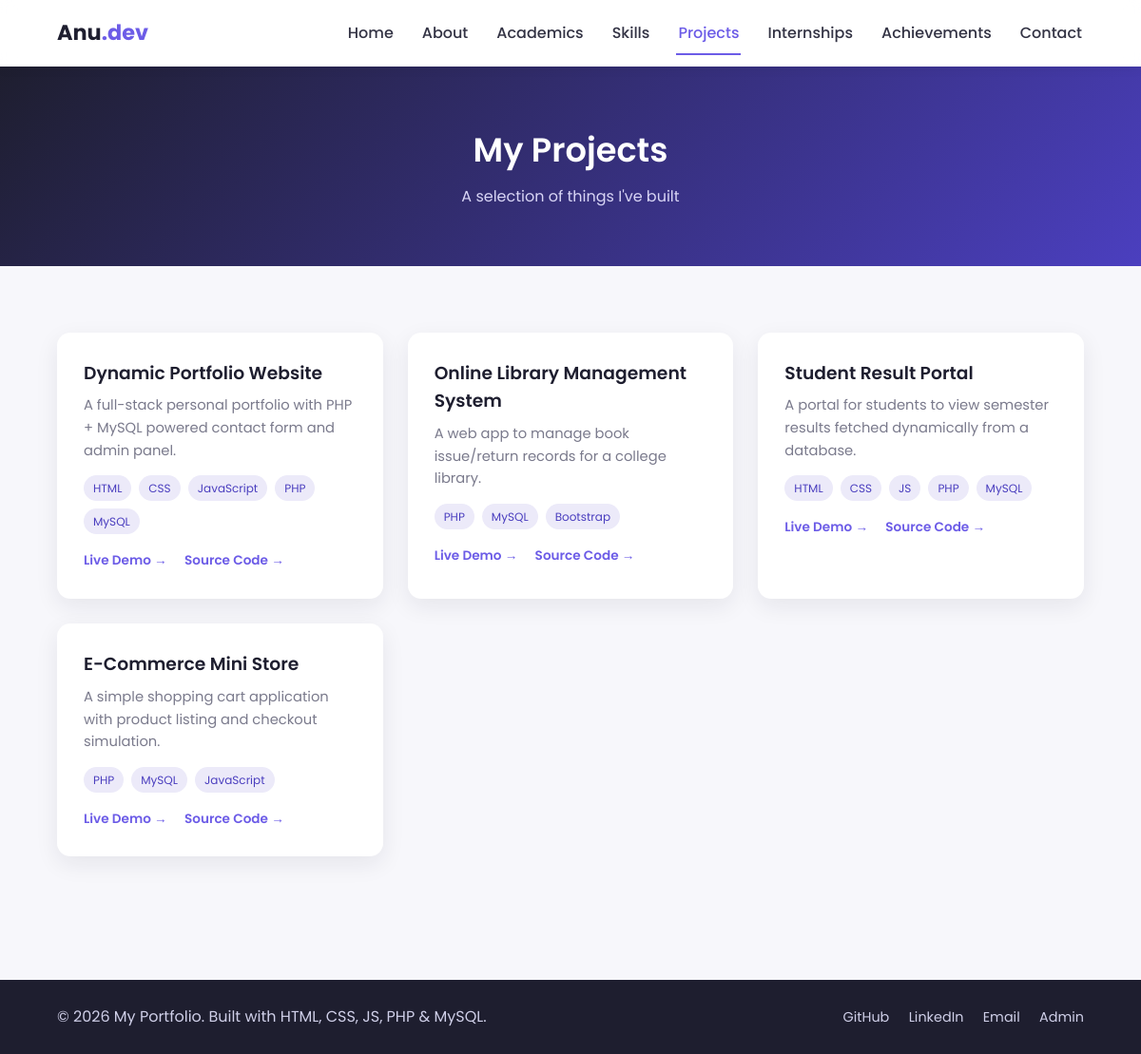
The app's page /projects.php with its own data.
### tables this page shows
CREATE TABLE IF NOT EXISTS projects (
    id INT AUTO_INCREMENT PRIMARY KEY,
    title VARCHAR(150) NOT NULL,
    description TEXT NOT NULL,
    tech_stack VARCHAR(200) NOT NULL,
    project_link VARCHAR(255),
    github_link VARCHAR(255),
    display_order INT DEFAULT 0
);

### projects.php (the view, shortened to what this page needs)
<?php
include "includes/header.php";
$projects = [];
try {
    include "includes/db.php";
    $stmt = $pdo->query("SELECT * FROM projects ORDER BY display_order ASC");
    $projects = $stmt->fetchAll();
} catch (Throwable $e) {
    $dbError = true;
    $projects = [
        ['title' => 'Dynamic Portfolio Website', 'description' => 'A full-stack personal portfolio with PHP + MySQL powered contact form and admin panel.', 'tech_stack' => 'HTML, CSS, JavaScript, PHP, MySQL', 'project_link' => '#', 'github_link' => '#'],
        ['title' => 'Online Library Management System', 'description' => 'A web app to manage book issue/return records for a college library.', 'tech_stack' => 'PHP, MySQL, Bootstrap', 'project_link' => '#', 'github_link' => '#'],
        ['title' => 'Student Result Portal', 'description' => 'A portal for students to view semester results fetched dynamically from a database.', 'tech_stack' => 'HTML, CSS, JS, PHP, MySQL', 'project_link' => '#', 'github_link' => '#'],
        ['title' => 'E-Commerce Mini Store', 'description' => 'A simple shopping cart application with product listing and checkout simulation.', 'tech_stack' => 'PHP, MySQL, JavaScript', 'project_link' => '#', 'github_link' => '#'],
    ];
}
?>
<section class="page-banner">
    <div class="container">
        <h1>My Projects</h1>
        <p>A selection of things I've built</p>
    </div>
</section>
<section class="section">
    <div class="container">
        <div class="grid grid-2">
            <?php foreach ($projects as $p): ?>
                <div class="card project-card">
                    <h3><?php echo htmlspecialchars($p['title']); ?></h3>
                    <p class="desc"><?php echo htmlspecialchars($p['description']); ?></p>
                    <div class="tech">
                        <?php foreach (explode(",", $p['tech_stack']) as $t): ?>
                            <span><?php echo htmlspecialchars(trim($t)); ?></span>
                        <?php endforeach; ?>
                    </div>
                    <div class="links">
                        <a href="<?php echo htmlspecialchars($p['project_link'] ?: '#'); ?>">Live Demo &rarr;</a>
                        <a href="<?php echo htmlspecialchars($p['github_link'] ?: '#'); ?>">Source Code &rarr;</a>
                    </div>
                </div>
            <?php endforeach; ?>
        </div>
    </div>
</section>
<?php include "includes/footer.php"; ?>

### css/style.css (style rules this page uses)
:root { --primary: #6c5ce7; --primary-dark: #4b3fbf; --accent: #00cec9; --dark: #1e1e2f; --light-bg: #f7f7fb; --text: #333344; --muted: #7a7a8c; --card-bg: #ffffff; --radius: 14px; --shadow: 0 8px 24px rgba(30, 30, 47, 0.08); --transition: all 0.3s ease; }
* { margin: 0; padding: 0; box-sizing: border-box; }
body { font-family: 'Poppins', sans-serif; background: var(--light-bg); color: var(--text); line-height: 1.6; scroll-behavior: smooth; }
.container { width: 90%; max-width: 1150px; margin: 0 auto; }
a { text-decoration: none; color: inherit; }
h1, h2, h3, h4 { font-weight: 600; color: var(--dark); }
.section { padding: 70px 0; }
.card { background: var(--card-bg); border-radius: var(--radius); box-shadow: var(--shadow); padding: 28px; transition: var(--transition); }
.grid { display: grid; gap: 26px; }
.grid-2 { grid-template-columns: repeat(auto-fit, minmax(280px, 1fr)); }
.project-card h3 { margin-bottom: 8px; }
.project-card .tech { display: flex; flex-wrap: wrap; gap: 8px; margin: 14px 0; }
.project-card .tech span { background: #eceaf9; color: var(--primary-dark); font-size: .75rem; padding: 4px 10px; border-radius: 20px; }
.project-card .links a { font-size: .85rem; font-weight: 600; color: var(--primary); margin-right: 14px; }
.project-card p.desc { color: var(--muted); font-size: .92rem; }
.page-banner { background: linear-gradient(135deg, var(--dark), var(--primary-dark)); padding: 60px 0; text-align: center; color: #fff; }
.page-banner h1 { color: #fff; font-size: 2.2rem; }
.page-banner p { color: #d8d5f5; margin-top: 8px; }

### records on screen
projects: title "Dynamic Portfolio Website", description "A full-stack personal portfolio with PHP + MySQL powered contact form and admin panel.", tech_stack "HTML", tech_stack "CSS", tech_stack "JavaScript", tech_stack "PHP", tech_stack "MySQL"
projects: title "Online Library Management System", description "A web app to manage book issue/return records for a college library.", tech_stack "PHP", tech_stack "MySQL", tech_stack "Bootstrap"
projects: title "Student Result Portal", description "A portal for students to view semester results fetched dynamically from a database.", tech_stack "HTML", tech_stack "CSS", tech_stack "JS", tech_stack "PHP", tech_stack "MySQL"
projects: title "E-Commerce Mini Store", description "A simple shopping cart application with product listing and checkout simulation.", tech_stack "PHP", tech_stack "MySQL", tech_stack "JavaScript"
